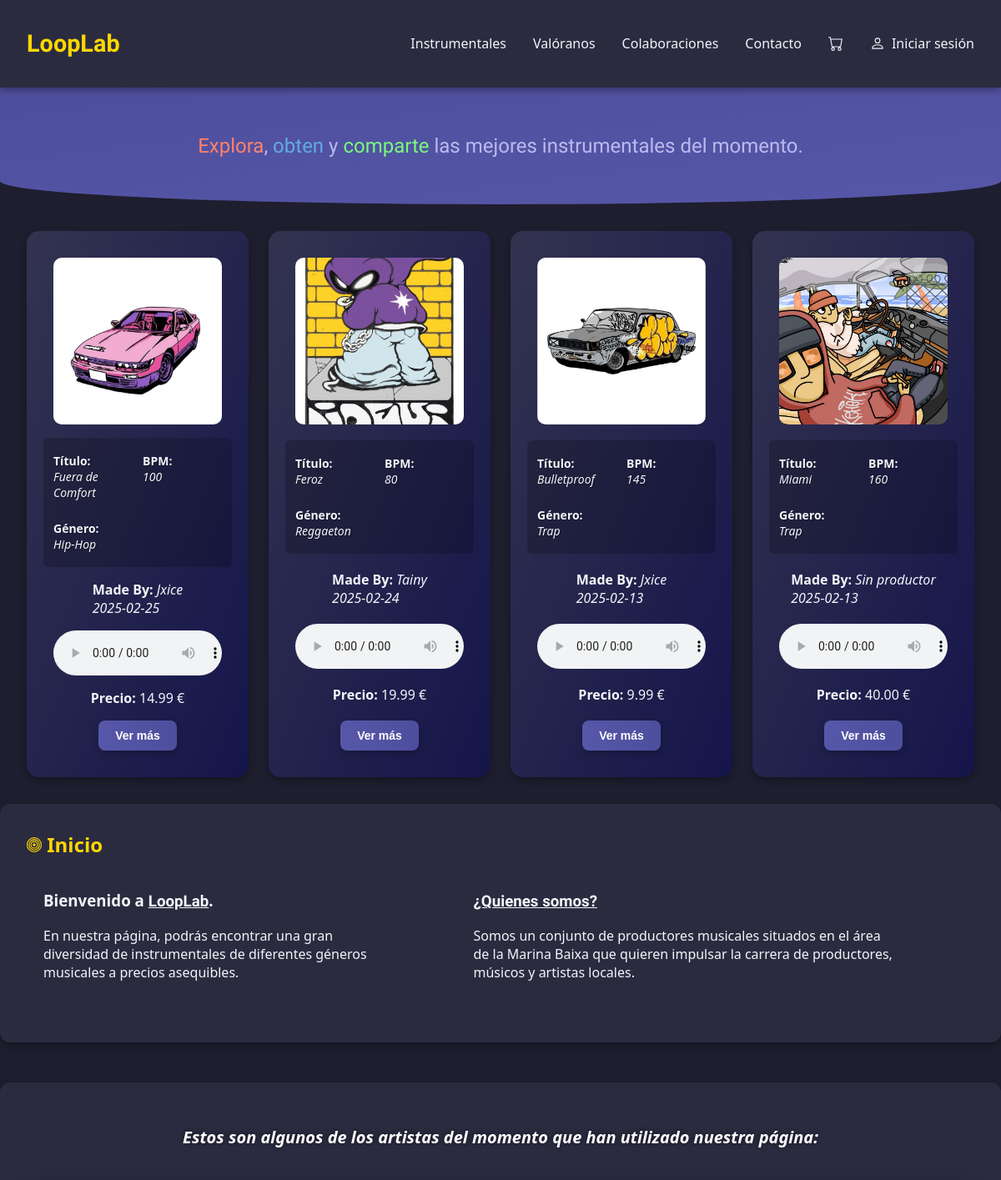
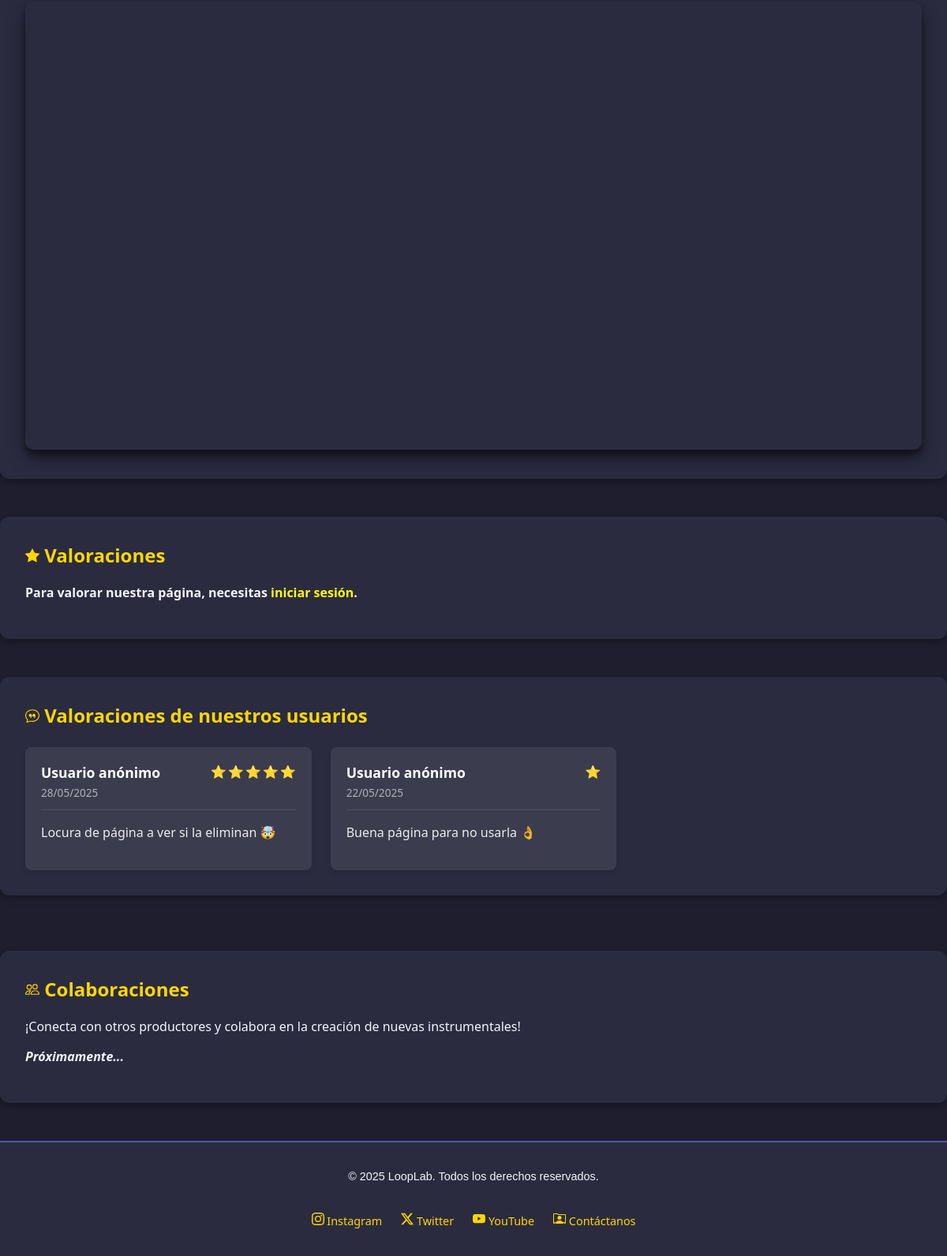
The page /public/instrumentales/index.php on the database its author committed (2 pictures, top to bottom).
### tables this page shows
CREATE TABLE `instrumentales` (
  `id` int(11) NOT NULL,
  `titulo` varchar(255) DEFAULT NULL,
  `bpm` int(11) DEFAULT NULL,
  `fecha_creacion` date DEFAULT current_timestamp(),
  `id_productor` int(11) DEFAULT NULL,
  `imagen` text NOT NULL,
  `audio` text DEFAULT NULL,
  `precio` decimal(4,2) NOT NULL
);

CREATE TABLE `genero_musical` (
  `id` int(11) NOT NULL,
  `nombre` varchar(255) DEFAULT NULL
);

CREATE TABLE `productores` (
  `id` int(11) NOT NULL,
  `nombre` varchar(50) DEFAULT NULL
);

CREATE TABLE `valoraciones` (
  `id` int(11) NOT NULL,
  `comentario` text DEFAULT NULL,
  `fecha_valoracion` date DEFAULT current_timestamp(),
  `num_valoracion` int(11) DEFAULT NULL,
  `id_usuario` int(11) DEFAULT NULL
);

### app/Core/Response.php (called while the page is built, shortened)
<?php
class Response
{
    public static function view(string $view, array $data = []): void
    {
        extract($data);
        $content = self::loadView($view, $data);
    }
    public static function loadView(string $view, array $data = []): string
    {
        $filePath = self::getViewPath($view);
        extract($data);
        require $filePath;
        $html = ob_get_clean();
        return $html;
    }
    private static function getViewPath(string $view): string
    {
        $ds = DIRECTORY_SEPARATOR;
        $basePath = __DIR__ . "{$ds}..{$ds}..{$ds}resources{$ds}views{$ds}";
        $viewPath = str_replace('.', $ds, $view);
        $phpPath = $basePath . "{$viewPath}.php";
        if (file_exists($phpPath)) {
            return $phpPath;
        }
        throw new \RuntimeException("La vista '{$view}' no fue encontrada.");
    }
}

### app/Core/helpers.php (called while the page is built, shortened)
<?php
function request(): Request
{
    static $instance = null;
    if ($instance === null) {
        $instance = new Request();
    }
    return $instance;
}
function session(): Session
{
    static $instance = null;
    if ($instance === null) {
        $instance = new Session();
    }
    return $instance;
}
function view(string $view, array $data = []): void
{
    Response::view($view, $data);
}

### app/Http/Controllers/InstrumentalController.php (called while the page is built, shortened)
<?php
class InstrumentalController
{
    public function index(): void
    {
        $instrumentales = Instrumental::orderBy('fecha_creacion', 'DESC')->limit(4)->get();
        $valoraciones = Valoracion::orderBy('fecha_valoracion', 'DESC')->get();
        view('instrumentales.index', [
            'instrumentales' => $instrumentales,
            'valoraciones' => $valoraciones
        ]);
    }
}

### public/instrumentales/index.php (called while the page is built, shortened)
<?php
require_once __DIR__ . "/../../app/Http/Controllers/InstrumentalController.php";
try{
    (new InstrumentalController())->index();
} catch (Exception $e) {
    ErrorHandler::handle($e);
}

### app/Core/Model.php (called while the page is built, shortened)
<?php
abstract class Model
{
    protected static string $table;
    protected static array $fillable;
    protected static array $aggregates;
    protected static array $pivots;
    protected static array $relations;
    public function __get($propiedad)
    {
        if (method_exists($this, $propiedad) && in_array($propiedad, static::$relations ?? [])) {
            $resultado = $this->$propiedad();
            return $this->$propiedad = $resultado;
        }
        return null;
    }
    public static function getTable(){
        return static::$table ?? "";
    }
    public static function getFillable(){
        return static::$fillable ?? [];
    }
    public static function getAggregates(){
        return static::$aggregates ?? [];
    }
    public static function getPivots(){
        return static::$pivots ?? [];
    }
    public static function orderBy(string $column, string $direction = "ASC"): QueryBuilder
    {
        $qb = new QueryBuilder(static::class);
        return $qb->orderBy($column, $direction);
    }
}

### app/Core/QueryBuilder.php (called while the page is built, shortened)
<?php
class QueryBuilder {
    private string $modelName;
    private string $table;
    private string $orderByClause = "";
    private int $limit = 0;
    private ?string $sql;
    private array $params;
    private bool $namedPlaceholders = true;
    public function __construct(string $modelName, ?string $sql = null, array $params = []) {
        $this->modelName = $modelName;
        $this->table = $modelName::getTable();
        $this->sql = $sql;
        $this->params = $params;
        $this->namedPlaceholders = empty($params) || !array_is_list($params);
    }
    public function orderBy(string $column, string $direction = "ASC"): self {
        $allowedDirections = ["ASC", "DESC"];
        $this->orderByClause = " ORDER BY $column $direction";
        return $this;
    }
    public function limit(int $limit): self {
        $this->limit = $limit;
        return $this;
    }
    private function build(): void
    {
        if(!$this->sql)
            $this->sql = "SELECT * FROM {$this->table}";
        if ($this->orderByClause) {
            $this->sql .= $this->orderByClause;
        }
        if ($this->limit > 0) {
            if($this->namedPlaceholders){
                $this->sql .= " LIMIT :limit";
                $this->params[':limit'] = $this->limit;
            } else {
                $this->sql .= " LIMIT ?";
                $this->params[] = $this->limit;
            }
        }
    }
    public function get(): array {
        return DB::select($this->modelName, $this->sql, $this->params);
    }
}

### app/Core/DB.php (called while the page is built, shortened)
<?php
class DB
{
    private static ?\PDO $connection = null;
    public static function connection(): \PDO
    {
        if (self::$connection === null) {
            $dbHost = DB_HOST;
            $dbName = DB_NAME;
            $dbUser = DB_USER;
            $dbPass = DB_PASS;
            $dsn = "mysql:host=$dbHost;dbname=$dbName;charset=utf8mb4";
            self::$connection = new \PDO($dsn, $dbUser, $dbPass);
        }
        return self::$connection;
    }
    public static function select(string $modelName, string $sql, array $params = []): array
    {
        $stmt = self::prepare($sql, $params);
        $stmt->execute();
        $models = [];
        while ($row = $stmt->fetch(\PDO::FETCH_ASSOC)) {
            $model = new $modelName();
            $model->id = $row['id'];
            foreach ($model::getFillable() as $field) {
                if (isset($row[$field])) {
                    $model->$field = $row[$field];
                }
            }
            $models[] = $model;
        }
        return $models;
    }
    public static function selectOne(string $modelName, string $sql, array $params = []): ?object
    {
        $models = DB::select($modelName, $sql, $params);
        return !empty($models) ? $models[0] : null;
    }
    private static function prepare(string $sql, array $params = []): \PDOStatement
    {
        $db = self::connection();
        $stmt = $db->prepare($sql);
        if (!empty($params)) {
            if (array_is_list($params)) {
                foreach ($params as $key => $value) {
                    $stmt->bindValue($key + 1, $value, is_int($value) ? \PDO::PARAM_INT : \PDO::PARAM_STR);
                }
            } else {
                foreach ($params as $key => $value) {
                    $stmt->bindValue($key, $value, is_int($value) ? \PDO::PARAM_INT : \PDO::PARAM_STR);
                }
            }
        }
        return $stmt;
    }
}

### app/Models/Instrumental.php (called while the page is built, shortened)
<?php
class Instrumental extends Model
{
    public function productor(): ?Productor
    {
        $sql = "SELECT p.*
                FROM productores p
                JOIN instrumentales i ON p.id = i.id_productor
                WHERE i.id = ?";
        $params = [$this->id];
        return DB::selectOne(Productor::class, $sql, $params);
    }
    public function genero(): ?Genero
    {
        $sql = "SELECT gm.*
                FROM genero_musical gm
                JOIN pertenecer p ON gm.id = p.id_genero
                WHERE p.id_instrumental = ?";
        $params = [$this->id];
        return DB::selectOne(Genero::class, $sql, $params);
    }
}

### app/Core/Session.php (called while the page is built, shortened)
<?php
class Session {
    public function get(string $key, $default = null) {
        return $_SESSION[$key] ?? $default;
    }
}

### app/Core/Auth.php (called while the page is built, shortened)
<?php
class Auth {
    public static function user(): ?array {
        return session()->get('user');
    }
    public static function check(): bool {
        return self::user() !== null;
    }
}

### app/Models/Valoracion.php (called while the page is built, shortened)
<?php
class Valoracion extends Model
{
    public function usuario()
    {
        if (!isset($this->id_usuario) || $this->id_usuario === null) {
            return null;
        }
        return Usuario::find($this->id_usuario);
    }
}

### resources/views/instrumentales/index.php (the view, shortened to what this page needs)
<div class="hero">
  <p class="hero-p">
    <span style="color: #ff826b">Explora</span>,
    <span style="color: #63aae4">obten</span> y
    <span style="color: #7afa7a">comparte</span> las mejores instrumentales
    del momento.
  </p>
</div>
<div class="instrumentales">
  <?php if (count($instrumentales)): ?>
    <?php foreach ($instrumentales as $instrumental) : ?>
      <div class="instrumental">
        <img src="<?= '../' . htmlspecialchars($instrumental->imagen); ?>" alt="Imagen de la instrumental no encontrada." class="instrumental-img">
        <ul class="details">
          <li><strong>Título:</strong> <br><i><?= $instrumental->titulo; ?></i></li>
          <li><strong>BPM:</strong> <br><i><?= $instrumental->bpm; ?></i></li>
          <?php $genero = $instrumental->genero;
          ?>
          <li><strong>Género:</strong> <br><i><?= $genero?->nombre ?? 'Sin género'; ?></i></li>
        </ul>
        <p class="creator-date">
          <?php $productor = $instrumental->productor(); ?>
          <strong>Made By:</strong> <i><?= $productor?->nombre ?? 'Sin productor'; ?></i><br>
          <i><?= $instrumental->fecha_creacion; ?></i>
        </p>
        <audio controls class="custom-audio" oncontextmenu="return false;">
          <source src="<?= '../' . $instrumental->audio; ?>" type="audio/mp3">
        </audio>
        <div class="precio-carrito">
          <p><b>Precio:</b> <?= number_format($instrumental->precio, 2, '.', ''); ?> €</p>
        </div>
        <a href="<?php echo BASE_URL . '/instrumentales/instrumentales_index.php' ?>" class="btn-link">Ver más</a>
      </div>
    <?php endforeach; ?>
  <?php endif; ?>
</div>
<div class="container-div">
  <div class="container">
    <section id="inicio" class="section">
      <h2>
        Inicio
      </h2>
      <div class="inicio-about-us">
        <div>
          <h3>Bienvenido a <b style="text-decoration: underline; font-family: 'Chewy', serif">LoopLab</b>.</h3>
          <p>En nuestra página, podrás encontrar una gran diversidad de instrumentales de diferentes géneros musicales a precios asequibles.</p>
        </div>
        <div>
          <h3><b style="text-decoration: underline; font-family: 'Chewy', serif">¿Quienes somos?</b></h3>
          <p>Somos un conjunto de productores musicales situados en el área de la Marina Baixa que quieren impulsar la carrera de productores, músicos y artistas locales.</p>
        </div>
      </div>
    </section>
    <section class="section">
      <p id="text-artistas"><b><i>Estos son algunos de los artistas del momento que han utilizado nuestra página:</i></b></p>
      <div>
        <video autoplay loop muted id="video" preload="auto" height="500" width="100%" style="position: relative;">
          <source src="<?php echo BASE_URL . '/media/video_intermodular.mp4' ?>">
        </video>
      </div>
    </section>
  </div>
  <?php if (App\Core\Auth::check()): ?>
    <section id="valoraciones" class="section">
      <h2>
        <svg xmlns="http://www.w3.org/2000/svg" width="18" height="18" fill="currentColor" class="bi bi-star-fill" viewBox="0 0 16 16">
          <path d="M3.612 15.443c-.386.198-.824-.149-.746-.592l.83-4.73L.173 6.765c-.329-.314-.158-.888.283-.95l4.898-.696L7.538.792c.197-.39.73-.39.927 0l2.184 4.327 4.898.696c.441.062.612.636.282.95l-3.522 3.356.83 4.73c.078.443-.36.79-.746.592L8 13.187l-4.389 2.256z" />
        </svg>
        Valoraciones
      </h2>
      <form action="<?php echo BASE_URL . '/valoraciones/store.php' ?>" method="post">
        <p><b>¡Nos encantaría saber tu opinión acerca de nuestra página!</b></p>
        <?php if (session()->hasFlash('success')): ?>
          <div class="alert alert-success">
            <?php echo session()->getFlash('success'); ?>
          </div>
        <?php endif; ?>
        <?php if (session()->hasFlash('error')): ?>
          <div class="alert alert-error">
            <?php echo session()->getFlash('error'); ?>
          </div>
        <?php endif; ?>
        <label for="comentario">Escribe tu valoración:</label><br><br>
        <textarea id="comentario" name="comentario" rows="4" required></textarea><br><br><br>
        <label for="puntuacion">Puntuación:</label><br><br>
        <select id="puntuacion" name="puntuacion" required>
          <option value="1">⭐</option>
          <option value="2">⭐⭐</option>
          <option value="3">⭐⭐⭐</option>
          <option value="4">⭐⭐⭐⭐</option>
          <option value="5">⭐⭐⭐⭐⭐</option>
        </select><br><br><br>
        <button type="submit">Enviar Valoración</button>
      </form>
    </section>
  <?php else: ?>
    <section id="valoraciones" class="section">
      <h2>
        Valoraciones
      </h2>
      <p><b>Para valorar nuestra página, necesitas <a href="<?php echo BASE_URL . '/auth/login/index.php' ?>" id="log-in">iniciar sesión</a>.</b></p>
    </section>
  <?php endif; ?>
  <section class="section">
    <h2>
      Valoraciones de nuestros usuarios
    </h2>
    <?php if (empty($valoraciones)): ?>
      <p>Aún no hay valoraciones. ¡Sé el primero en valorar nuestra página!</p>
    <?php else: ?>
      <div class="valoraciones-grid">
        <?php foreach ($valoraciones as $valoracion): ?>
          <div class="valoracion-card">
            <div class="valoracion-header">
              <div class="user-info">
                <strong><?= htmlspecialchars($valoracion->usuario()->nombre ?? 'Usuario anónimo') ?></strong>
                <span class="fecha"><?= date('d/m/Y', strtotime($valoracion->fecha_valoracion)) ?></span>
              </div>
              <div class="puntuacion">
                <?php for ($i = 0; $i < $valoracion->num_valoracion; $i++): ?>
                  <span class="estrella">⭐</span>
                <?php endfor; ?>
              </div>
            </div>
            <p class="comentario"><?= nl2br(htmlspecialchars($valoracion->comentario)) ?></p>
          </div>
        <?php endforeach; ?>
      </div>
    <?php endif; ?>
  </section>
  <br>
  <section id="colaboraciones" class="section">
    <h2>
      Colaboraciones
    </h2>
    <p>¡Conecta con otros productores y colabora en la creación de nuevas instrumentales!</p>
    <p><b><i>Próximamente...</i></b></p>
  </section>
</div>

### rows shown on the page
instrumentales: imagen (picture), titulo "Fuera de Comfort", bpm "100", genero_musical.nombre "Hip-Hop", id_productor.nombre "Jxice", fecha_creacion "2025-02-25", precio "14.99"
instrumentales: imagen (picture), titulo "Feroz", bpm "80", genero_musical.nombre "Reggaeton", id_productor.nombre "Tainy", fecha_creacion "2025-02-24", precio "19.99"
instrumentales: imagen (picture), titulo "Bulletproof", bpm "145", genero_musical.nombre "Trap", id_productor.nombre "Jxice", fecha_creacion "2025-02-13", precio "9.99"
instrumentales: imagen (picture), titulo "Miami", bpm "160", nombre "Sin productor", fecha_creacion "2025-02-13", precio "40.00"
genero_musical: nombre "Trap"
valoraciones: nombre "Usuario anónimo", fecha_valoracion "28/05/2025", num_valoracion 5 (drawn), comentario "Locura de página a ver si la eliminan 🤯"
valoraciones: nombre "Usuario anónimo", fecha_valoracion "22/05/2025", num_valoracion 1 (drawn), comentario "Buena página para no usarla 👌"
